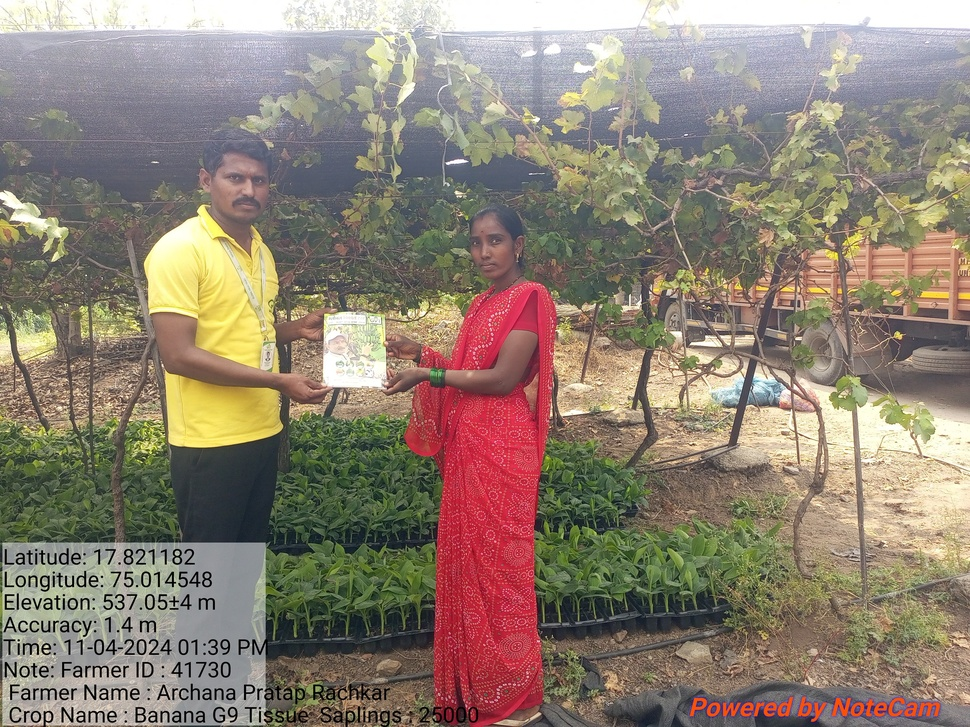
#> input picture samples/20240411_134000.jpg, 970 x 727 px, shrunk from 3264 x 2448 before the run; its folder holds only this picture in this run
$ jupyter execute --allow-errors testing.ipynb
#> lines starting #> are read from the running program, lines starting #| are printed output that depends on the picture
[cell 1]
import pytesseract
import cv2
import boto3
import tqdm
from dotenv import load_dotenv
import os

[cell 2]
load_dotenv()

[cell 3]
os.environ.get('AWS_ACCESS_ID')

[cell 4]
image_folder = 'samples/'
output_folder = 'processed/'

[cell 5]
os.listdir(image_folder)

[cell 6]
if not os.path.exists(output_folder):
    os.makedirs(output_folder)

for file in os.listdir(image_folder):
    file_path = os.path.join(image_folder,file)
    out_path = os.path.join(output_folder,f'processed_{file}')
    img = cv2.imread(file_path)
#> img is the input picture: shape (727, 970, 3); mean B, G, R 116, 130.1, 142.8
    img = cv2.cvtColor(img,cv2.COLOR_BGR2GRAY)
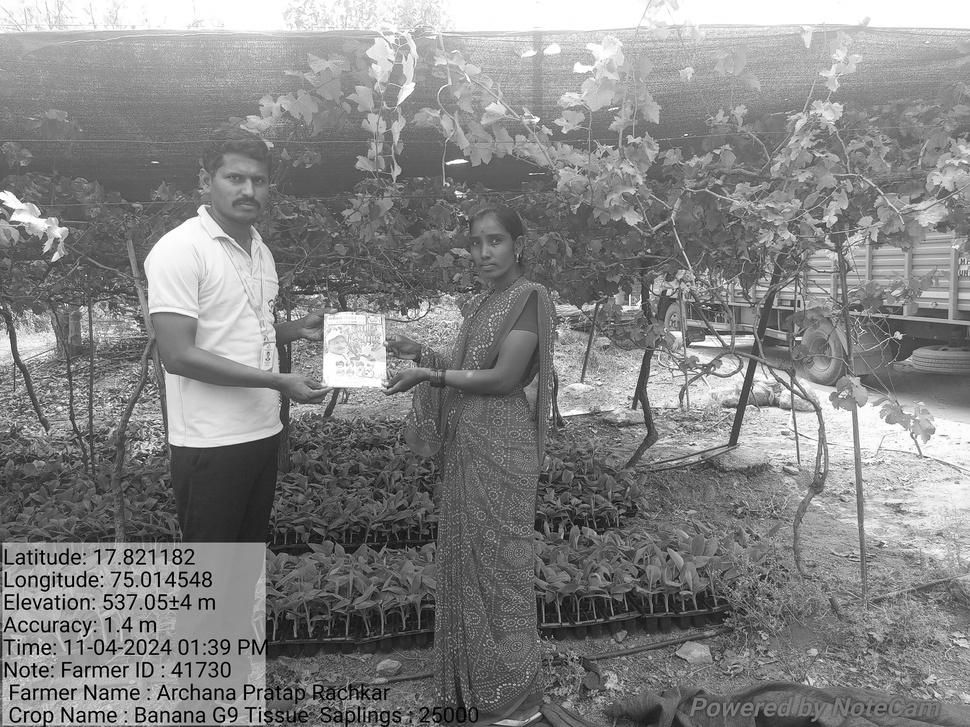
#> img: shape (727, 970); min 0, max 255, mean 132.3
    height,width = img.shape
#> height = 727; width = 970
    roi = img[int(height * 0.5) : height,0:int(width*0.6)]
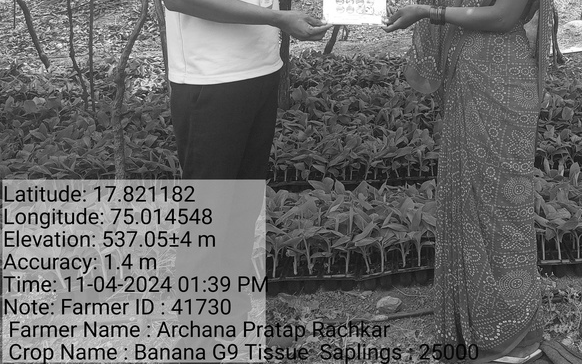
#> roi: shape (364, 582); min 0, max 255, mean 104.3
    cv2.imwrite(out_path,roi)

[cell 7]
attributes= {}
total_text = []

#> (a cell that did not finish here is left out)

[cell 9]
for file in tqdm.tqdm(os.listdir(output_folder)):
    file_path = os.path.join(output_folder,file)
    with open(file_path,'rb') as file:
        image = file.read()
        byte_image = bytearray(image)
        print(f'file loaded ---> {file_path}')
    response = client.detect_document_text(Document={"Bytes": byte_image})
    temp =[]
    for i in response['Blocks']:
        if i['BlockType'] == 'LINE':
            # print(i['BlockType'])
            temp.append(i['Text'])
    total_text.append(temp)

[cell 10]
for i in total_text:
    print(i)

[cell 11]
sample = ['Latitude: 17.821182', 'Longitude: 75.014548', 'Elevation: 537.05+4 m', 'Accuracy: 1.4 m', '111', 'Time: 11-04-2024 01:39 PM', 'Note: Farmer ID : 41730', 'Farmer Name : Archana Pratap Rachkar', 'Crop Name : Banana G9 Tissue Sa plings', '25000']

[cell 12]
def getCoordinates(sentence):
    a = list(map(lambda x:x.strip(),(map(lambda x:x.split(':')[-1],sentence))))
    return a[:2]

#> (a cell that did not finish here is left out)

#> (a cell that did not finish here is left out)

[cell 15]
from textblob import TextBlob

[cell 16]
def cleantext(text):
    corrected_text = TextBlob(text).correct()
    return str(corrected_text)

#> (a cell that did not finish here is left out)

[cell 18]
def clean_text(text):
    text = " ".join(text.split())  # Remove extra spaces
    corrected_text = TextBlob(text).correct()  # Auto-correct spelling
    return str(corrected_text)

# Example usage
text = "Banana G9 Tissue Sa plings"
#> (the rest of this cell did not finish here and is left out)

#> (a cell that did not finish here is left out)

[cell 20]
from symspellpy import SymSpell, Verbosity

def clean_text_with_symspell(text):
    sym_spell = SymSpell(max_dictionary_edit_distance=2, prefix_length=7)
    # Load a prebuilt dictionary (e.g., frequency dictionary)
    sym_spell.load_dictionary("frequency_dictionary_en_82_765.txt", term_index=0, count_index=1)

    # Clean text by correcting spelling
    suggestions = sym_spell.lookup_compound(text, max_edit_distance=2)
    return suggestions[0].term if suggestions else text

# Example usage
text = "Banana G9 Tissue Sa plings"
#> (the rest of this cell did not finish here and is left out)

[cell 21]
import re

[cell 22]
def getCoordinates(sentence):
    latitude_pattern = re.compile(r'(l*atitude:\s*[0-9]*\.[0-9]*)|([la]*titude:\s[0-9]*\.[0-9]*)')
    longitude_pattern = re.compile(r'([lon]*gitude:\s*[0-9]*\.[0-9]*)|(long*titude:\s[0-9]*\.[0-9]*)')

    # Initialize variables to store the results
    latitude = None
    longitude = None

    # Search for latitude and longitude in the array
    for item in sentence:
        lat_match = latitude_pattern.search(item)
        long_match = longitude_pattern.search(item)

        if lat_match:
            # print(lat_match)
            latitude = lat_match.group() # Extract the latitude value
        if long_match:
            # print(long_match)
            longitude = long_match.group()  # Extract the longitude value
        # print(latitude,longitude)

    return [latitude,longitude]

[cell 23]
getCoordinates(sample)

[cell 24]
import numpy as np

[cell 25]
def editdistance(s1:str,s2:str):
#> called with s1 = 'acd', s2 = 'abde'
    cache = [[0]*(len(s2)+1) for _ in range(len(s1)+1)]
    for i in range(len(s2)):
        cache[len(s1)][i] = len(s2)-i
    for i in range(len(s1)):
        cache[i][len(s2)] = len(s1) - i

    for i in range(len(s1)-1,-1,-1):
        for j in range(len(s2)-1,-1,-1):
            if s1[i] == s2[j]:
                cache[i][j] = cache[i+1][j+1]
            else:
                cache[i][j] = 1 + min(cache[i+1][j],cache[i][j+1],cache[i+1][j+1])
    return cache[0][0]

editdistance('acd','abde')

[cell 26]
# sample = ['select', 'GVT', 'latitude: 19.333059', 'longitude: 77.375199', 'Elevation: 399.3+3 m', 'Accuracy: 3.9 m', 'zimuth: 85° (E)', 'itch: 0.5°', 'Time: 06-27-2024 11:39', 'lote: FARMER ID- 42176', 'FARMER NAME- ANJANABAI BAPURAV DHUMAL', 'BANANA DISTRIBUTION PLANTS SAPLING-1500SHENNITO-ARDHAPURDIST-NANDED']

# sample = ['select', 'GVT', 'titude: 19.333059', 'ngitude: 77.375199', 'Elevation: 399.3+3 m', 'Accuracy: 3.9 m', 'zimuth: 85° (E)', 'itch: 0.5°', 'me: 06-27-2024 11', 'lote: FARMER ID- 42176', 'FARMER NAME- ANJANABAI BAPURAV DHUMAL', 'BANANA DISTRIBUTION PLANTS SAPLING-1500SHENNITO-ARDHAPURDIST-NANDED']

sample = ['select', 'GVT', 'atitude: 19.333059', 'ongitude: 77.375199', 'Elevation: 399.3+3 m', 'Accuracy: 3.9 m', 'zimuth: 85° (E)', 'itch: 0.5°', 'Time: 06-27-2024 11:39', 'lote: FARMER ID- 42176', 'FARMER NAME- ANJANABAI BAPURAV DHUMAL', 'BANANA DISTRIBUTION PLANTS SAPLING-1500SHENNITO-ARDHAPURDIST-NANDED']

# sample = ['select', 'GVT', 'titude: 19.333059', 'gitude: 77.375199', 'Elevation: 399.3+3 m', 'Accuracy: 3.9 m', 'zimuth: 85° (E)', 'itch: 0.5°', 'Time: 06-27-2024 11:39', 'lote: FARMER ID- 42176', 'FARMER NAME-AI BAPURAV DHUMAL', 'BANANA DISTRIBUTION PLANTS SAPLING-1500SHENNITO-ARDHAPURDIST-NANDED']

[cell 27]
data = [
    ['Latitude: 19.579036', 'Longitude: 76.275787', 'Elevation: 449.34+16 m', 'Accuracy: 21.2 m', 'Time: 24-06-2024 08:30', 'Note: Farmer Id:-42223', 'Farmer Name: Annasaheb Vitthalrao Kharat', 'Crop:- Banana Callus Saplings:- 3000 Village:'],
    ['Latitude: 17.821182', 'Longitude: 75.014548', 'Elevation: 537.05+4 m', 'Accuracy: 1.4 m', '111', 'Time: 11-04-2024 01:39 PM', 'Note: Farmer ID : 41730', 'Farmer Name : Archana Pratap Rachkar', 'Crop Name : Banana G9 Tissue Sa plings', '25000'],
    ['Latitude: 19.333059', 'Longitude: 77.375199', 'Elevation: 399.3+3 m', 'Accuracy: 3.9 m', 'Azimuth: 85° (E)', 'Pitch: 0.5°', 'Time: 06-27-2024 11:39', 'Note: FARMER ID- 42176', 'FARMER NAME- ANJANABAI BAPURAV DHUMAL', 'BANANA DISTRIBUTION PLANTS SAPLING 1500 SHENNITO-A'],
    ['atitude: 18.226968', 'ngitude: 75.229308', 'evation: 468.9+20 m', 'ccuracy: 3.9 m', 'zimuth: 117° (SE)', 'tch: -8.4°', 'me: 17 April 2024 8:59 pm', "te: Farmer I'd - 41641", 'armer Name - Baban Laxman More', 'a GO Sanlina 2600'],
    ['atitude: 19.150115', 'ongitude: 77.243325', 'levation: 352.54+80 m', 'ccuracy: 847.6 m', 'ime: 09-07-2024 11:56', 'ote: Farmer Id :- 42040', 'armer Name :- Balaji Maroti Partale', 'anana Distribution Plants Saplings :- 1000 Village : Waghi Tq. Nanded dist.', 'N'],
    ['Latitude: 18.370791', 'Longitude: 76.101703', 'Elevation: 629.7+10 m', 'Accuracy: 5.2m', 'Pitch: Azimuth: 1.2° 33° (1.4°) (NE)', 'Time: 29-06-2024 11:11 AM', 'Note: Farmer ID:- 41883', 'Farmer Name:-Babruvan Dagadu Badule', 'Crop Name: - Mango Kesar Distribution Sapling:- 350'],
    ['Latitude: 19.58703', 'Longitude: 76.377078', 'Elevation: 439.0533 m', 'Accuracy: 5.0 m', 'Time: 07-09-2024 14:45', 'Note: Farmer Id: 41844', 'Farmer Name: Arjun Udhadavrav', 'AT', 'Crop:- Banana Saplings:- 2000 Vi', 'Mantha District Jalna']
]

[cell 28]
import re

def getCoordinates(sentence):
    latitude_pattern = re.compile(r'(l*atitude:\s*[0-9]*\.[0-9]*)|([la]*titude:\s[0-9]*\.[0-9]*)')
    longitude_pattern = re.compile(r'([lon]*gitude:\s*[0-9]*\.[0-9]*)|(long*titude:\s[0-9]*\.[0-9]*)')
    time_pattern = re.compile(r'(t*ime:\s*[0-9]*\-*[0-9]*\-*[0-9]*\s*[0-9]*\:*[0-9]*)|([ti]*me:\s*[0-9]*\-*[0-9]*\-*[0-9]*\s*[0-9]*\:*[0-9]*)|([tim]*e:\s*[0-9]*\-*[0-9]*\-*[0-9]*\s*[0-9]*\:*[0-9]*)')
    farmerID_pattern = re.compile(r'[A-Z]*[a-z]*[\s\-:]*(farmer)[\s\-:]*i*[\s\':]*d*[\s:\-]*\d+\b')
    farmer_name_pattern = re.compile(r'f*armer\s*(name)*[\s\-:]*[a-z\s]*')


    # Initialize variables to store the results
    latitude = None,0
    longitude = None,0
    time_uploaded,timeMxSpan = None,0
    farmerID,idMxSpan = None,0
    farmer_name,nameMxSpan = None,0

    # Search for latitude and longitude in the array
    for item in sentence:
        lat_match = latitude_pattern.search(item)
        long_match = longitude_pattern.search(item)
        time_match = time_pattern.search(item)
        farmerID_match = farmerID_pattern.search(item)
        farmer_name_match = farmer_name_pattern.search(item)

        if lat_match:
            latitude = lat_match.group() # Extract the latitude value
        if long_match:
            longitude = long_match.group()  # Extract the longitude value
        if time_match:
            l,r = time_match.span()
            if (r-l) > timeMxSpan:
                time_uploaded = time_match.group()
                timeMxSpan = (r-l)
        if farmerID_match:
            # print(farmerID_match)
            l,r = farmerID_match.span()
            if (r-l) > idMxSpan:
                farmerID = farmerID_match.group()
                idMxSpan = (r-l)
        if farmer_name_match:
            l,r = farmer_name_match.span()
            if (r-l) > nameMxSpan:
                farmer_name = farmer_name_match.group()
                nameMxSpan = (r-l)

        # print(latitude,longitude)

    return [latitude,longitude,time_uploaded,farmerID,farmer_name]

[cell 29]
for sample in data:
    a = list(map(lambda x:x.lower(),sample))
    print(getCoordinates(a))

[cell 30]
sample

[cell 31]
getCoordinates((sample))

[cell 32]
import string

[cell 33]
def makePreciseText(s):
    res = []
    punctuations = set(string.punctuation)
    for i,word in enumerate(s):
        if i == 1:
            temp = []
            for ch in word:
                if ch.isdigit():
                    temp.append(ch)
            res.append(''.join(temp))
        else:
            index = 0
            while index < len(word) and word[index] not in punctuations:
                index+=1
            res.append(None if index >= len(word) else word[index+1:])
    return res

$ run again, on samples/20240709_115613.jpg
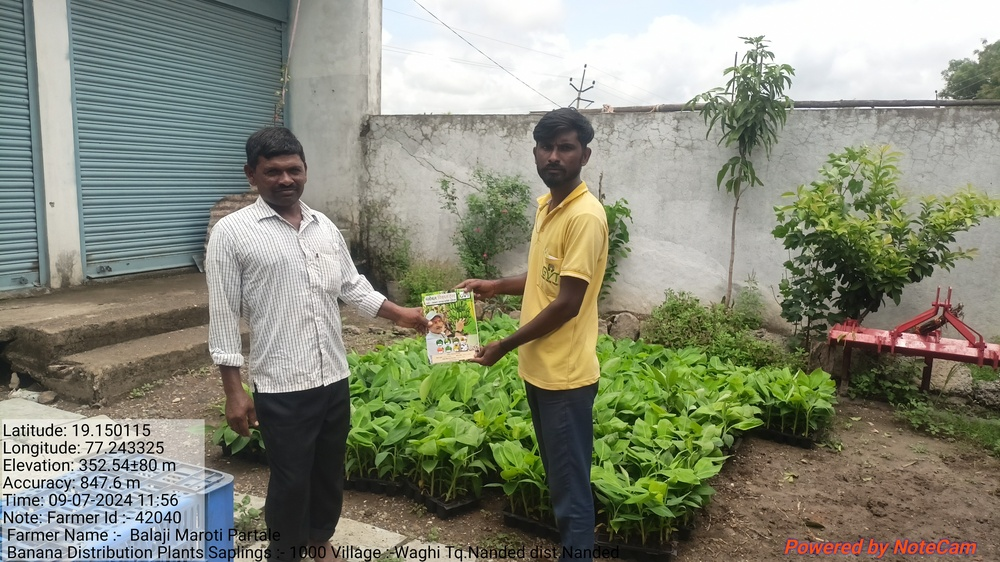
#> input picture samples/20240709_115613.jpg, 1000 x 562 px, shrunk from 3840 x 2160 before the run
#> img is the input picture: shape (562, 1000, 3); mean B, G, R 121.2, 138.6, 135.8
#> `img = cv2.cvtColor(img,cv2.COLOR_BGR2GRAY)`:
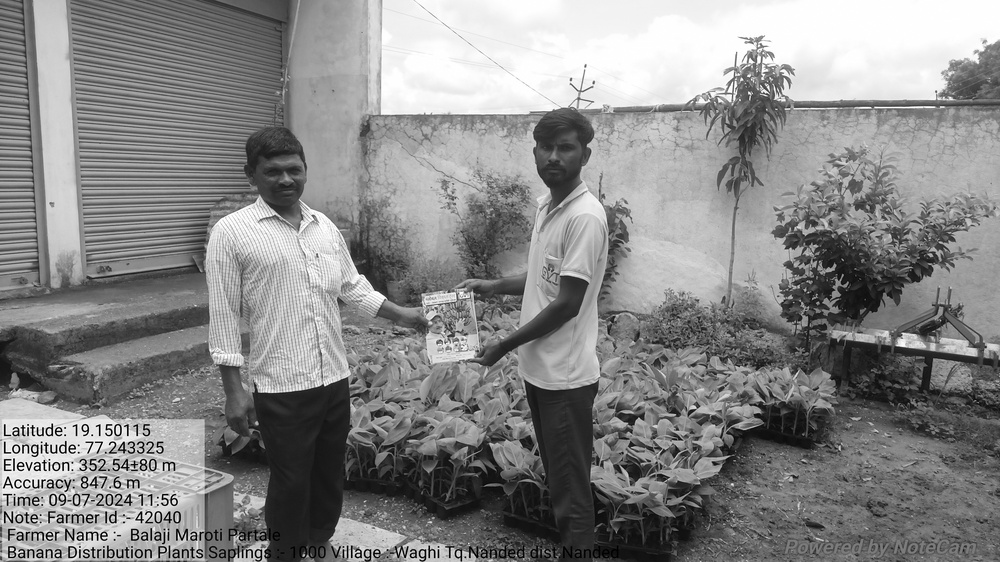
#> img: shape (562, 1000); min 0, max 255, mean 135.8
#> `roi = img[int(height * 0.5) : height,0:int(width*0.6)]`:
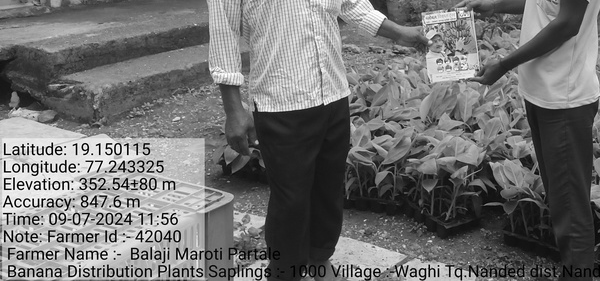
#> roi: shape (281, 600); min 0, max 255, mean 113.7

$ run again, on samples/20240709_144534.jpg
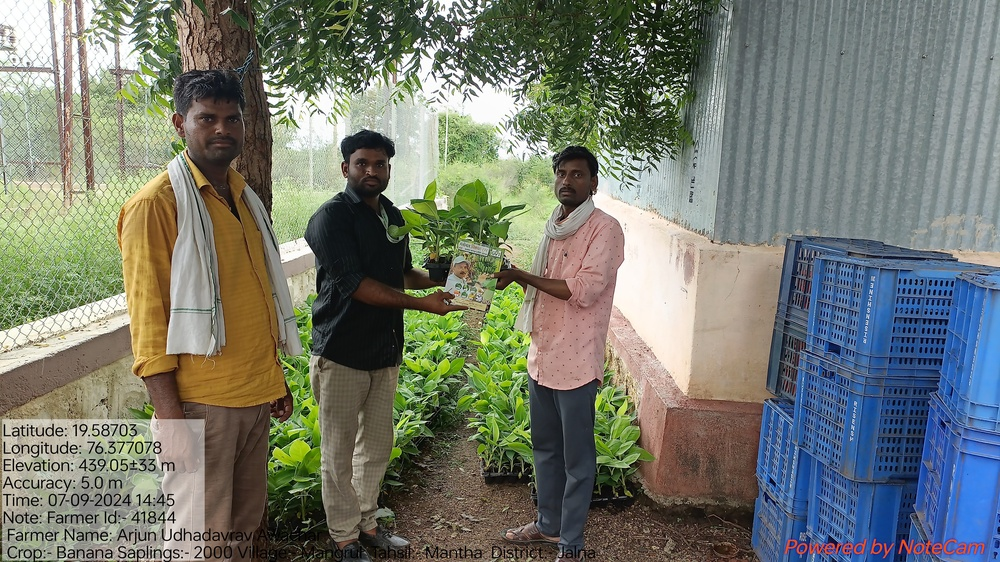
#> input picture samples/20240709_144534.jpg, 1000 x 562 px, shrunk from 3840 x 2160 before the run
#> img is the input picture: shape (562, 1000, 3); mean B, G, R 110.8, 121.6, 116.8
#> `img = cv2.cvtColor(img,cv2.COLOR_BGR2GRAY)`:
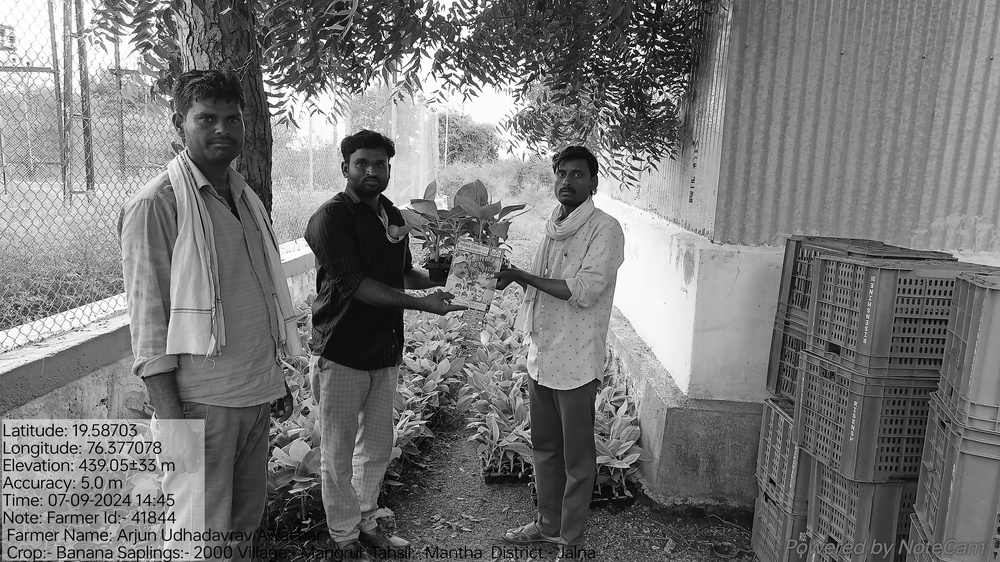
#> img: shape (562, 1000); min 0, max 255, mean 118.9
#> `roi = img[int(height * 0.5) : height,0:int(width*0.6)]`:
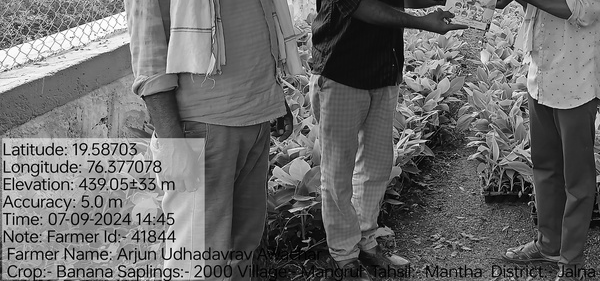
#> roi: shape (281, 600); min 0, max 255, mean 107.1

$ run again, on samples/20240624_083054.jpg
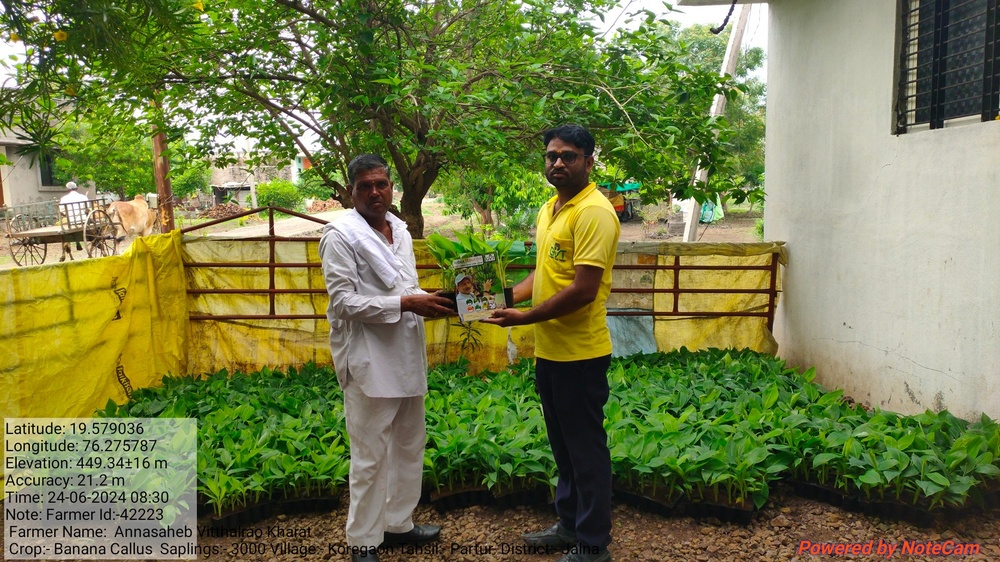
#> input picture samples/20240624_083054.jpg, 1000 x 562 px, shrunk from 1920 x 1080 before the run
#> img is the input picture: shape (562, 1000, 3); mean B, G, R 73.6, 123.8, 116.9
#> `img = cv2.cvtColor(img,cv2.COLOR_BGR2GRAY)`:
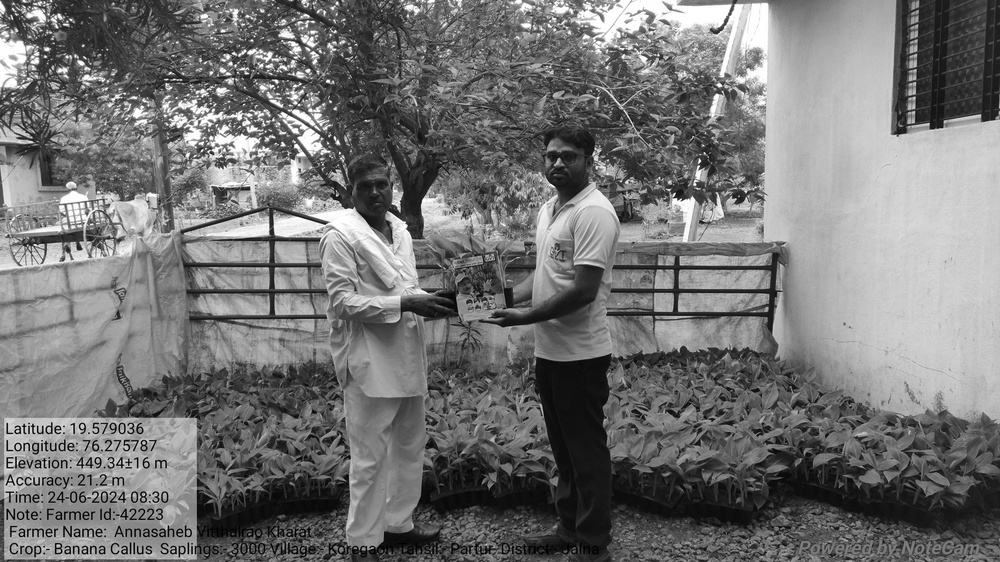
#> img: shape (562, 1000); min 0, max 255, mean 116
#> `roi = img[int(height * 0.5) : height,0:int(width*0.6)]`:
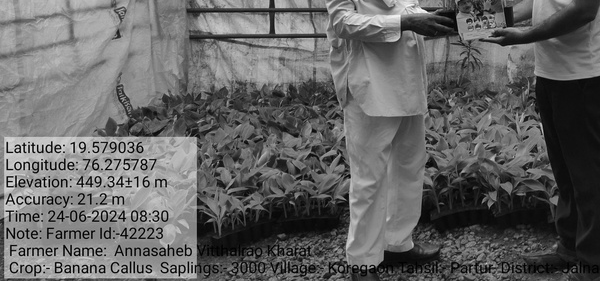
#> roi: shape (281, 600); min 0, max 251, mean 100.3
